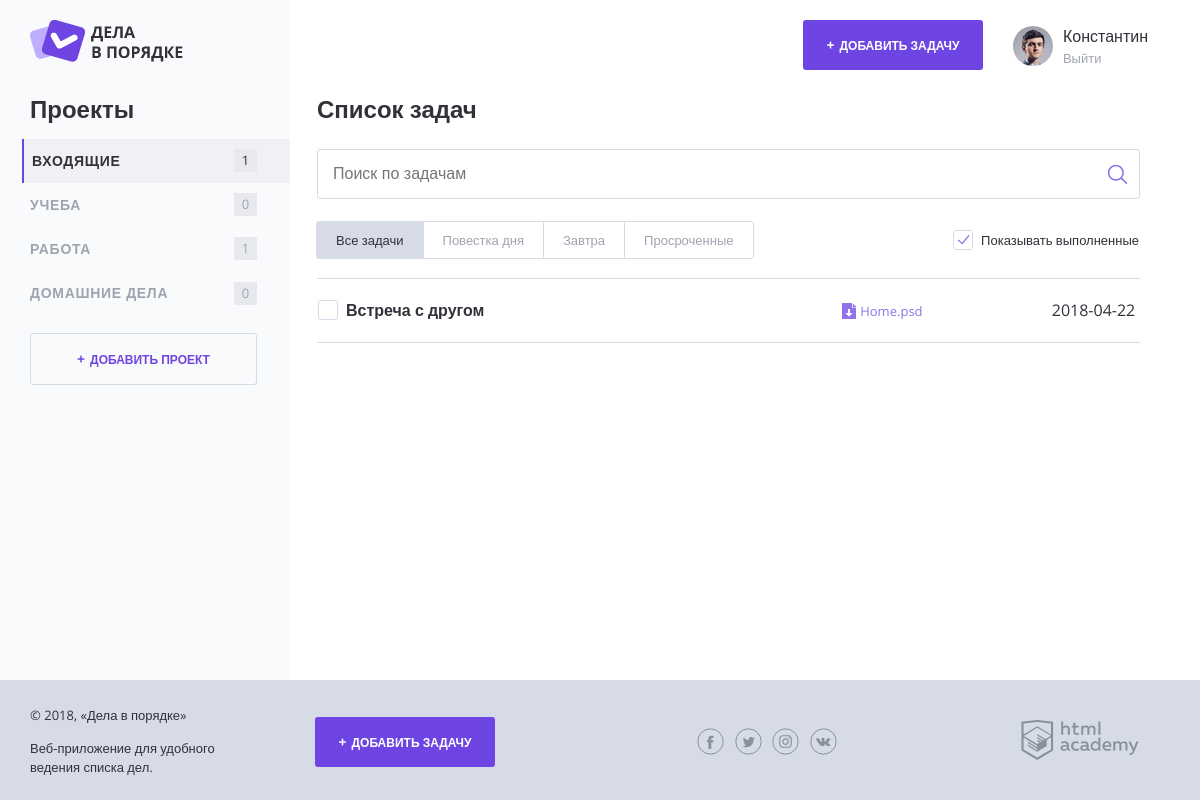
The page / on the database its author committed.
### tables this page shows
CREATE TABLE `projects` (
    `id` INT AUTO_INCREMENT PRIMARY KEY,
    `name` CHAR(64),
    `user_id` INT,
    FOREIGN KEY (`user_id`) REFERENCES `users`(`id`)
        ON UPDATE CASCADE
        ON DELETE RESTRICT
);

CREATE TABLE `tasks` (
    `id` INT AUTO_INCREMENT PRIMARY KEY,
    `creation_date` DATE,
    `completion_date` DATE,
    `name` CHAR(64),
    `file` CHAR(128),
    `term_date` DATE,
    `project_id` INT DEFAULT NULL,
    `user_id` INT NOT NULL,
    FOREIGN KEY (`project_id`) REFERENCES `projects`(`id`)
        ON UPDATE CASCADE
        ON DELETE RESTRICT,
    FOREIGN KEY (`user_id`) REFERENCES `users`(`id`)
        ON UPDATE CASCADE
        ON DELETE RESTRICT
);

### functions.php (called while the page is built, shortened)
<?php
function getTasksCountByProjectName(string $projectName = DEFAULT_PROJECT, array $tasks = []): int
{
    $result = 0;
    foreach ($tasks as $task) {
        if ($projectName == $task["project_name"] || ($projectName == DEFAULT_PROJECT && empty($task["project_name"]))) {
            $result++;
        }
    }
    return $result;
};
function getHoursCountTillTheDate($date)
{
    if ($date !== NULL) {
        $ts = time();
        $endTs = strtotime($date);
        $tsDiff = $endTs - $ts;
        $hoursUntilEnd = floor($tsDiff / SECS_IN_HOUR);
        return $hoursUntilEnd;
    }
};
function includeTemplate(string $template, array $data = []): string
{
    if (file_exists($template)) {
        extract($data);
        require $template;
        $html = ob_get_contents();
    } else {
        $html = "";
    }
    return $html;
};
function getProjectsListForUser($databaseLink, int $userId)
{
    $projectsList = [];
    $sql = "
        SELECT
            `name`,
            `id`
        FROM
            `projects`
        WHERE
            `user_id` = $userId
    ";
    if ($res = mysqli_query($databaseLink, $sql)) {
        $projectsList = mysqli_fetch_all($res, MYSQLI_ASSOC);
    }
    return $projectsList;
};
function getTasksListForUser($databaseLink, $userId)
{
    $sql = "
        SELECT
            `tasks`.*,
            `projects`.`name` `project_name`
        FROM
            `tasks`
        LEFT  JOIN
            `projects` ON `tasks`.`project_id` = `projects`.`id`
        WHERE
            `tasks`.`user_id` = $userId
        ORDER BY
            `completion_date` ASC
    ";
    if ($res = mysqli_query($databaseLink, $sql)) {
        $tasks = mysqli_fetch_all($res, MYSQLI_ASSOC);
    }
    return $tasks;
};

### data.php (called while the page is built)
<?php
$showCompleteTasks = rand(0, 1);
$user = 2;
$projects = getProjectsListForUser($link, $user);
$projects = array_merge([["name" => "Входящие", "id" => 0]], $projects);
$tasks = getTasksListForUser($link, $user);

### templates/layout.php (the view, shortened to what this page needs)
<!DOCTYPE html>
<html lang="ru">
<head>
    <link rel="stylesheet" href="css/normalize.css">
    <link rel="stylesheet" href="css/style.css">
    <link rel="stylesheet" href="css/flatpickr.min.css">
</head>
<body>
<div class="page-wrapper">
    <div class="container container--with-sidebar">
        <header class="main-header">
            <a href="#">
                <img src="img/logo.png" width="153" height="42" alt="Логотип Дела в порядке">
            </a>
            <div class="main-header__side">
                <a class="main-header__side-item button button--plus open-modal" href="javascript:;"
                target="task_add">Добавить задачу</a>
                <div class="main-header__side-item user-menu">
                    <div class="user-menu__image">
                        <img src="img/user-pic.jpg" width="40" height="40" alt="Пользователь">
                    </div>
                    <div class="user-menu__data">
                        <p>Константин</p>
                        <a href="#">Выйти</a>
                    </div>
                </div>
            </div>
        </header>
        <div class="content">
            <section class="content__side">
                <h2 class="content__side-heading">Проекты</h2>
                <nav class="main-navigation">
                    <ul class="main-navigation__list">
                        <?php foreach ($projects as $item): ?>
                        <li class="main-navigation__list-item  <?= $item["id"] == $selectedProjectId ? "main-navigation__list-item--active" : "" ?>">
                            <a class="main-navigation__list-item-link" href="index.php?project_id=<?=$item["id"]?>"><?=$item["name"]?></a>
                            <span class="main-navigation__list-item-count"><?= getTasksCountByProjectName($item["name"], $tasks) ?></span>
                        </li>
                        <?php endforeach; ?>
                    </ul>
                </nav>
                <a class="button button--transparent button--plus content__side-button open-modal"
                   href="javascript:;" target="project_add">Добавить проект</a>
            </section>
            <main class="content__main">
                <?= $content; ?>
            </main>
        </div>
    </div>
</div>
<footer class="main-footer">
    <div class="container">
        <div class="main-footer__copyright">
            <p>© 2018, «Дела в порядке»</p>
            <p>Веб-приложение для удобного ведения списка дел.</p>
        </div>
        <a class="main-footer__button button button--plus open-modal" target="task_add"
           href="javascript:;">Добавить задачу</a>
        <div class="main-footer__social social">
            <a class="social__link social__link--facebook" href="#">Facebook
            </a>
            <a class="social__link social__link--twitter" href="#">Twitter
            </a>
            <a class="social__link social__link--instagram" href="#">Instagram
            </a>
            <a class="social__link social__link--vkontakte" href="#">Вконтакте
            </a>
        </div>
        <div class="main-footer__developed-by">
            <a href="https://htmlacademy.ru/intensive/php">
                <img src="img/htmlacademy.svg" alt="HTML Academy" width="118" height="40">
            </a>
        </div>
    </div>
</footer>
</body>
</html>

### templates/index.php (shortened to what this page needs)
<h2 class="content__main-heading">Список задач</h2>
<form class="search-form" action="index.html" method="post">
    <input class="search-form__input" type="text" name="" value="" placeholder="Поиск по задачам">
    <input class="search-form__submit" type="submit" name="" value="Искать">
</form>
<div class="tasks-controls">
    <nav class="tasks-switch">
        <a href="/" class="tasks-switch__item tasks-switch__item--active">Все задачи</a>
        <a href="/" class="tasks-switch__item">Повестка дня</a>
        <a href="/" class="tasks-switch__item">Завтра</a>
        <a href="/" class="tasks-switch__item">Просроченные</a>
    </nav>
    <label class="checkbox">
        <span class="checkbox__text">Показывать выполненные</span>
    </label>
</div>
<table class="tasks">
    <?php foreach ($tasksByProject as $key => $item): ?>
    <tr class="tasks__item task <?= $item["completion_date"] !== NULL ? "task--completed" : "" ?>
    <?= getHoursCountTillTheDate($item["term_date"]) <= 24 && $item["completion_date"] !== NULL ? "task--important" : "" ?>">
        <?php if ($showCompleteTasks == 1): ?>
        <td class="task__select">
            <label class="checkbox task__checkbox">
                <span class="checkbox__text"><?=$item["name"];?></span>
            </label>
        </td>
        <td class="task__file">
            <a class="download-link" href="#">Home.psd</a>
        </td>
        <td class="task__date"><?=$item["term_date"];?></td>
        <?php endif; ?>
    </tr>
    <?php endforeach; ?>
</table>

### index.php
<?php
require_once "init.php";
require_once "functions.php";
require_once "data.php";
if (!$link) {
    $error = mysqli_connect_error();
    $content = includeTemplate("templates/error.php", ["error" => $error]);
} else {
    $selectedProjectId = isset($_GET["project_id"]) ? intval($_GET["project_id"]): 0;
    $existsProjects = array_filter(
        $projects,
        function($project) use ($selectedProjectId)
        {
            return $project["id"] == $selectedProjectId;
        }
    );
    if (empty($existsProjects)) {
        $content = includeTemplate("templates/error.php", ["error" => "Проект не найден"]);
    } else {
        $tasksByProject = array_filter(
            $tasks,
            function($task) use ($selectedProjectId)
            {
                return $task["project_id"] == $selectedProjectId;
            }
        );
        $content = includeTemplate(
            "templates/index.php",
            [
                "tasksByProject" => $tasksByProject,
                "showCompleteTasks" => $showCompleteTasks
            ]
        );
    }
}
$layoutContent = includeTemplate(
    "templates/layout.php",
    [
        "content" => $content,
        "projects" => $projects,
        "tasks" => $tasks,
        "tasksByProject" => $tasksByProject,
        "title" => "Дела в порядке",
        "showCompleteTasks" => $showCompleteTasks,
        "selectedProjectId" => $selectedProjectId
    ]
);
print($layoutContent);

### rows shown on the page
projects: name "УЧЕБА", name "0"
projects: name "РАБОТА", name "1"
projects: name "ДОМАШНИЕ ДЕЛА", name "0"
tasks: name "Встреча с другом", term_date "2018-04-22"

### other values the page prints
$item["name"] "ВХОДЯЩИЕ"
getTasksCountByProjectName($item["name"], $tasks) "1"
